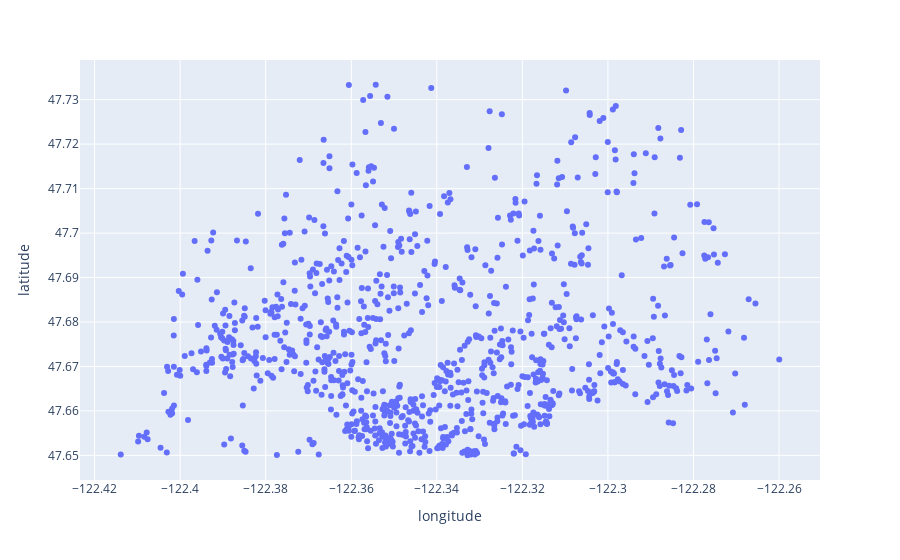

This figure's notebook cell:
### Markdown cell above
### Norte

### Code cell
norte = true_location[(true_location["latitude"]>47.65)]
norte.plot.scatter("longitude", "latitude", s=1, c="available")

### Figure 1 — Plotly figure (JSON) as saved in the notebook; plotly's stock layout.template omitted (floating-point values rounded to 4 significant figures; data arrays with more than 128 entries replaced by an {"elided": "..."} marker saying what was removed)
{"data": [{"hovertemplate": "longitude=%{x}<br>latitude=%{y}<extra></extra>", "legendgroup": "", "marker": {"color": "#636efa", "symbol": "circle"}, "mode": "markers", "name": "", "orientation": "v", "showlegend": false, "type": "scatter", "x": {"elided": "955 float values"}, "xaxis": "x", "y": {"elided": "955 float values"}, "yaxis": "y"}], "layout": {"legend": {"tracegroupgap": 0}, "margin": {"t": 60}, "xaxis": {"anchor": "y", "domain": [0, 1], "title": {"text": "longitude"}}, "yaxis": {"anchor": "x", "domain": [0, 1], "title": {"text": "latitude"}}}}
